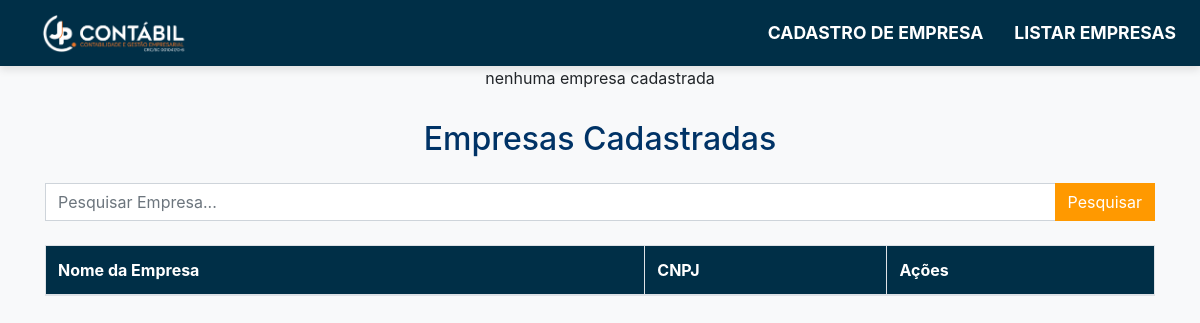
Before: /view/list.php with the older database file.
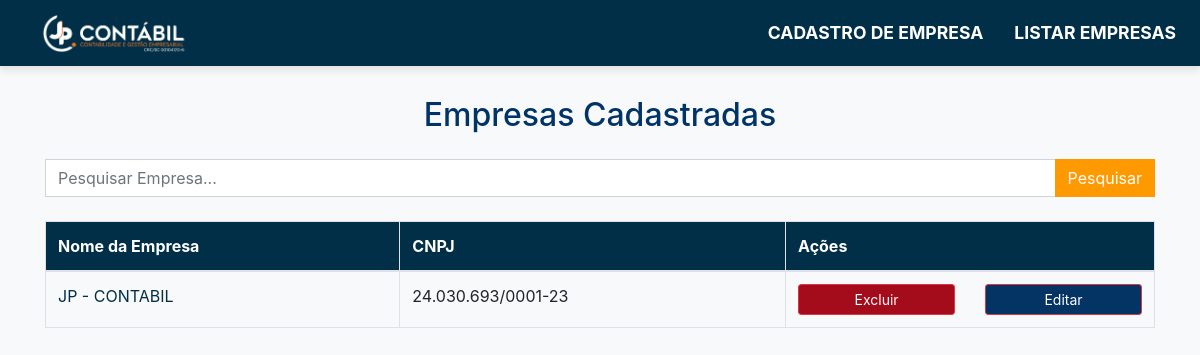
After: the same page with the newer database file.
### tables this page shows
CREATE TABLE `empresa` (
  `ID_Empresa` int(11) NOT NULL,
  `links_Empresa` varchar(255) DEFAULT NULL,
  `nome_Empresa` varchar(255) DEFAULT NULL,
  `CNPJ_Empresa` varchar(255) DEFAULT NULL,
  `particularidades` text DEFAULT NULL,
  `endereco_Empresa` varchar(255) DEFAULT NULL,
  `observacoes` text DEFAULT NULL,
  `imagem` mediumblob DEFAULT NULL
);

### DAO/DAOempresa.php (called while the page is built, shortened)
<?php
require_once('../models/empresa.php');
class DAOempresa{
    private function conectarBanco() {
        require(BASE_DIR . 'configdb.php');
        try {
            $conn = new \MySQLi($dbhost, $user, $password, $banco);
            return $conn;
        } catch (mysqli_sql_exception $e) {
            throw new \Exception("Erro na conexão com o banco de dados: " . $e->getMessage());
        }
    }
    public function buscaTodasEmpresas(){
        try{
            $conexaoDB = $this->conectarBanco();
        }catch(\Exception $e){
            die($e->getMessage());
        }
        try{
            $sqlBusca = "SELECT * FROM empresa";
            $resultado = $conexaoDB->query($sqlBusca);
            if ($resultado === false) {
                throw new \Exception("Erro ao executar a consulta: " . $conexaoDB->error);
            }else{
            $empresas = array();
            while ($linha = $resultado->fetch_assoc()) {
                $empresa = new Empresa(
                    $linha['ID_Empresa'], $linha['CNPJ_Empresa'], $linha['endereco_Empresa'],
                    $linha['links_Empresa'], $linha['nome_Empresa'], $linha['particularidades'], $linha['observacoes']
                );
                $empresas[] = $empresa;
            }
            return $empresas;
        }
        }catch (Exception $e){
            throw new \Exception("Nenhuma empresa Cadastrada ".$e->getMessage());
        }
    }
}
?>

### models/empresa.php (called while the page is built, shortened)
<?php
class Empresa{
    public function __construct($ID_Empresa = null, $CNPJ_Empresa = null, $endereco_Empresa = null, $links_Empresa = null,
                                 $nome_Empresa = null, $particularidades = null, $observacoes = null, $imagem = null){
        $this->ID_Empresa = $ID_Empresa;
        $this->CNPJ_Empresa = $CNPJ_Empresa;
        $this->nome_Empresa = $nome_Empresa;
    }
}
?>

### view/list.php (the view, shortened to what this page needs)
<?php
include_once('navbar.php');
require_once('../controllers/controllerEmpresa.php');
$empresaController = new ControllerEmpresa();
if(isset($_POST['pesquisar'])){
    $empresas = $empresaController->listaEmpresa($_POST['search']);
}else{
    $empresas = $empresaController->listaTodasEmpresas();
}
?>
<!DOCTYPE html>
<html lang="en">
<head>
    <link href="https://stackpath.bootstrapcdn.com/bootstrap/4.5.2/css/bootstrap.min.css" rel="stylesheet">
    <link rel="stylesheet" href="css/list.css">
</head>
<body style="background-color: #f8f9fa;">
    <div class="container">
        <h2 class="mb-4 text-center" style="color: #003366;">Empresas Cadastradas</h2>
        <form action="" method="POST" class="mb-4">
            <div class="input-group">
            <input type="text" name="search" class="form-control" placeholder="Pesquisar Empresa...">
                <div class="input-group-append">
                    <button class="btn" name = "pesquisar" type="submit">Pesquisar</button>
                </div>
            </div>
        </form>
        <table class="table table-bordered">
            <thead>
                <tr>
                    <th>Nome da Empresa</th>
                    <th>CNPJ</th>
                    <th>Ações</th>
                </tr>
            </thead>
            <tbody>
                <?php
                    if($empresas){
                    foreach($empresas as $e){
                    echo "<tr>";
                    echo "<td><a href='detail.php?id=".urlencode($e->ID_Empresa)."'>".htmlspecialchars($e->nome_Empresa)."</a></td>";
                    echo "<td>".htmlspecialchars($e->CNPJ_Empresa)."</td>";
                    echo "<td>
                            <div class='row'>
                                <div class='col-md-6'>
                                    <form method='GET' action='../action/excluirEmpresa.php' class='m-0'>
                                        <input type='hidden' name='delete_id' value='" . htmlspecialchars($e->ID_Empresa) . "'>
                                            <button type='submit' name='delete'  class='btn btn-danger btn-sm w-100' style='background-color: #a40c1c; color: white; onclick='return confirm(\"Tem certeza que deseja excluir esta empresa?\");'>
                                            Excluir
                                        </button>
                                    </form>
                                </div>
                                <div class='col-md-6'>
                                    <form method='GET' action='edit.php' class='m-0'>
                                        <input type='hidden' name='ID_empresa' value='" . htmlspecialchars($e->ID_Empresa) . "'>
                                            <button type='submit' name='Edit' class='btn btn-danger btn-sm w-100' style='background-color: #043464; color: white;);'>
                                            Editar
                                        </button>
                                    </form>
                                </div>
                            </div>
                        </td>";
                    echo "</tr>";
                }}
                ?>
            </tbody>
        </table>
    </div>
</body>
</html>

### view/navbar.php (shortened to what this page needs)
<!DOCTYPE html>
<html lang="pt-br">
<head>
    <link href="https://stackpath.bootstrapcdn.com/bootstrap/4.5.2/css/bootstrap.min.css" rel="stylesheet">
    <link rel="stylesheet" href="css/navbar.css">
</head>
<body>
    <div class="navbar-wrapper">
        <nav class="navbar navbar-expand-lg navbar-custom">
            <a class="navbar-brand" href="index.php">
                <img src="logo_header.png" alt="Logo" width="150px">
            </a>
            <div class="collapse navbar-collapse" id="navbarNav">
                <ul class="navbar-nav ml-auto">
                    <li class="nav-item">
                        <a class="nav-link" href="form.php"><strong>Cadastro de Empresa</strong></a>
                    </li>
                    <li class="nav-item">
                        <a class="nav-link" href="list.php"><strong>Listar Empresas</strong></a>
                    </li>
                </ul>
            </div>
        </nav>
    </div>
</body>
</html>

### controllers/controllerEmpresa.php (shortened to what this page needs)
<?php
require_once('../DAO/DAOempresa.php');
class ControllerEmpresa{
    public function listaTodasEmpresas(){
        $daoEmpresa = new DAOempresa();
        try{
            $empresa = $daoEmpresa->buscaTodasEmpresas();
            if(count($empresa)>0){
                return $empresa;
            }else{
                echo "<center>nenhuma empresa cadastrada<center>";
            }
        }catch (\Exception $e) {
            throw new \Exception("Erro ao buscar empresa: " . $e->getMessage());
        }
    }
}
?>

### view/css/navbar.css (style rules this page uses)
.navbar-wrapper { position: relative; z-index: 999; padding-left: 0; }
.navbar-custom { background-color: #002f47; box-shadow: 0 4px 8px rgba(0, 0, 0, 0.1); }
.navbar-custom .navbar-brand { color: #ffffff !important; font-weight: bold; font-size: 1.5rem; padding-left: 1.5rem; letter-spacing: 1px; transition: transform 0.3s ease; }
.navbar-custom .navbar-nav .nav-link { color: #ffffff; font-size: 1.1rem; font-weight: 500; padding: 0.75rem 1.25rem; position: relative; text-transform: uppercase; transition: all 0.3s ease-in-out; }
.navbar-custom .navbar-nav .nav-item:not(:last-child) { margin-right: 15px; }
.navbar-custom .collapse { transition: max-height 0.4s ease; }

### view/css/list.css (style rules this page uses)
.container { margin-top: 30px; }
.table thead th { background-color: #002f47; color: #fff; }
.table td a { color: #002f47; text-decoration: none; }
.input-group input[type="text"] { border-radius: 0; }
.input-group-append .btn { border-radius: 0; background-color: #ff9900; color: #fff; }

Changed rows visible on the page:
added empresa: nome_Empresa "JP - CONTABIL", CNPJ_Empresa "24.030.693/0001-23"
Other visible differences:
text no longer shown: "nenhuma empresa cadastrada"
